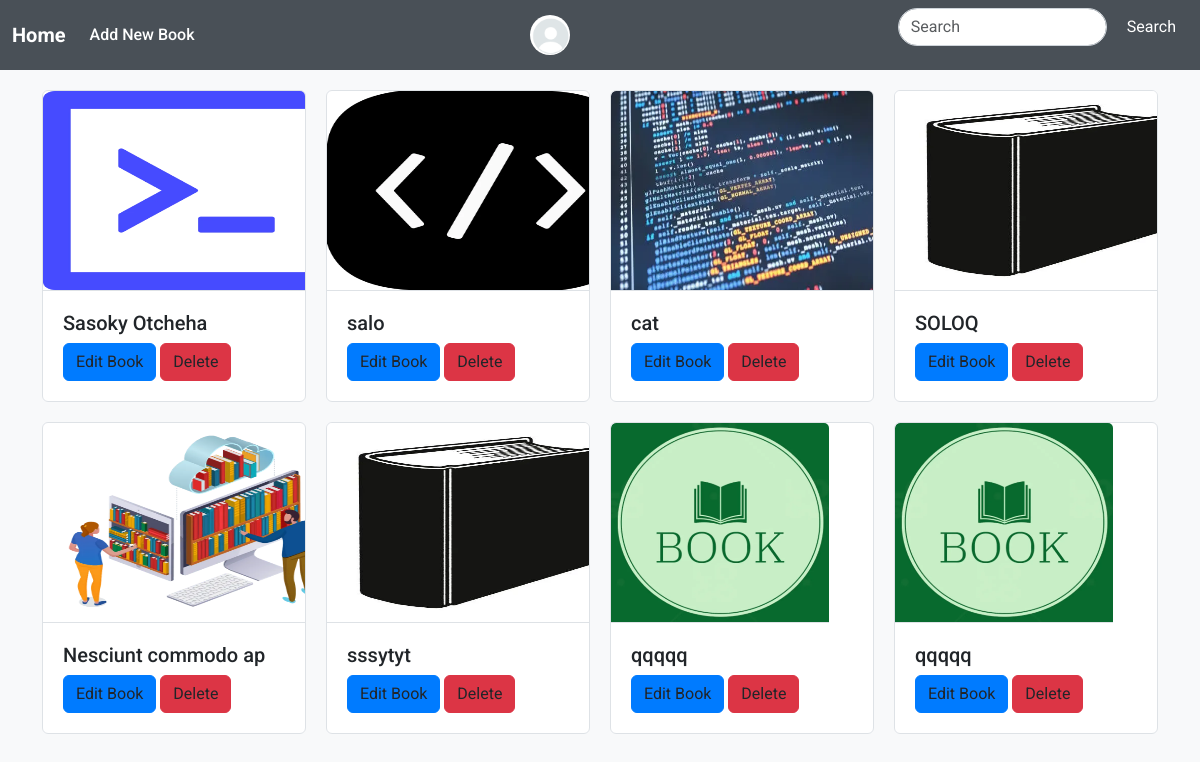
The page / (signed in) on the database as committed earlier.
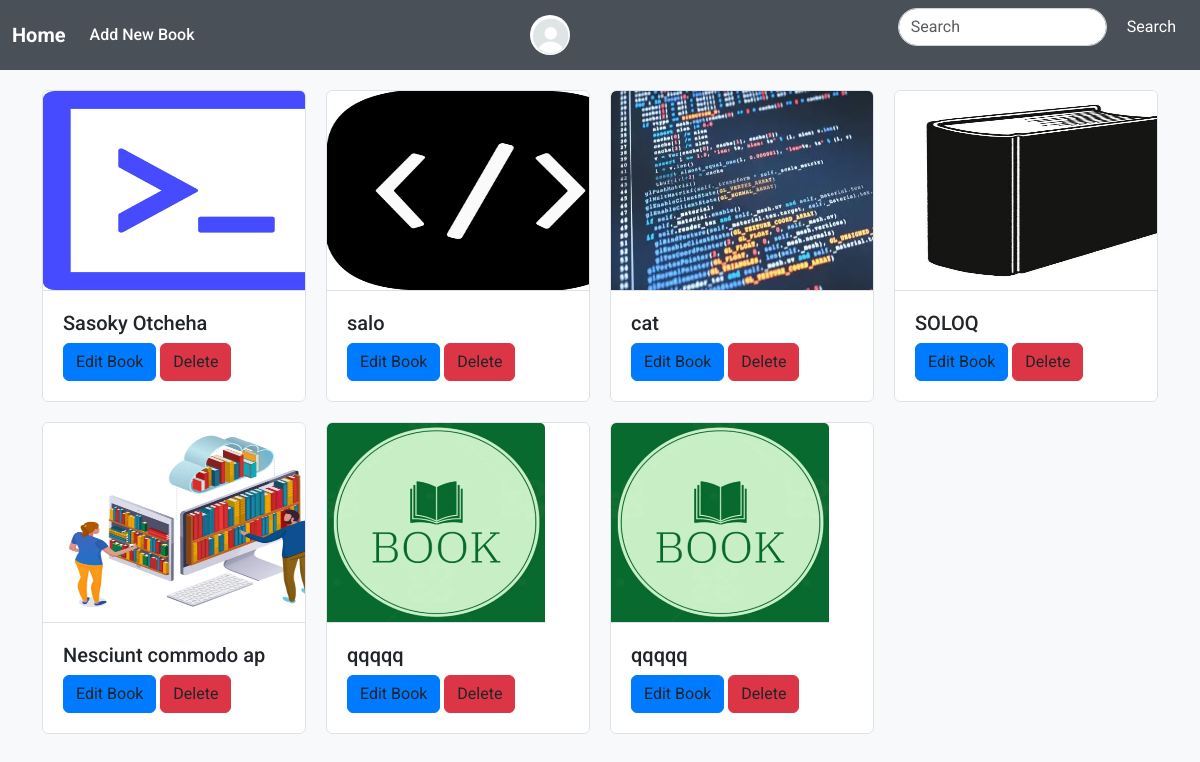
The same page on the database as committed later.
### book/models.py (models this page shows, shortened)
class Book(models.Model):
    title = models.CharField(max_length=200)
    author = models.CharField(max_length=200, blank=True)
    photo_book = models.ImageField(upload_to='photos_books', null='True', blank=True, default='book.jpg')
    photo_author = models.ImageField(upload_to='photos_authors', null=True, blank=True)
    pages = models.IntegerField()
    price = models.DecimalField(max_digits=5, decimal_places=2,null=True, blank=True)
    descripition = models.TextField(null=True, blank=True)
    created_at = models.DateTimeField(auto_now_add=True)
    active = models.BooleanField(default=True)
    status = models.CharField(max_length=50, choices=status_books, null=True, blank=True)

### book/views.py (the view)
# urls.py: path('', BookListView.as_view(), name='book'),
class BookListView(LoginRequiredMixin, ListView):
    model = Book
    template_name = 'book/home.html'
    context_object_name = 'books'
    def get_queryset(self):
        query = self.request.GET.get('search', '')
        return Book.objects.filter(
            Q(title__icontains=query) | Q(author__icontains=query)
        ).distinct()
    def get_context_data(self, **kwargs):
        context = super().get_context_data(**kwargs)
        context['query'] = self.request.GET.get('search', '')
        return context

### book/templates/book/home.html (shortened to what this page needs)
{% extends 'base.html' %}
{% load static %}
{% block body %}
<head>
</head>
    <div class="container">
        <div class="grid-container">
            {% for book in books %}
                <div class="card">
                    <a href="{% url 'book:book_details' book.pk %}">
                        {% if book.photo_book %}
                            <img src="{{ book.photo_book.url }}" style="width:306.9px; height:200px;" class="card-img-top" alt="Sample Image">
                        {% else %}
                            <img src="{% static 'assets/img/book.jpg' %}" style="width:218px; height:200px;" class="card-img-top" alt="Default Image">
                        {% endif %}
                    </a>
                    <div class="card-body">
                        <a href="{% url 'book:book_details' book.pk %}" style="text-decoration: none;"><h5 class="card-title">{{book.title}}</h5></a>
                        <a href="{% url 'book:edit_book' book.pk %}" class="btn btn-primary">Edit Book</a>
                        <a href="{% url 'book:delete_book' book.pk %}" class="btn btn-danger">Delete</a>
                    </div>
                </div>
            {% endfor %}
        </div>
    </div>
{% endblock body %}

Rows that differ between the two databases and show on the page:
removed Book: photo_book (picture), title "sssytyt"
